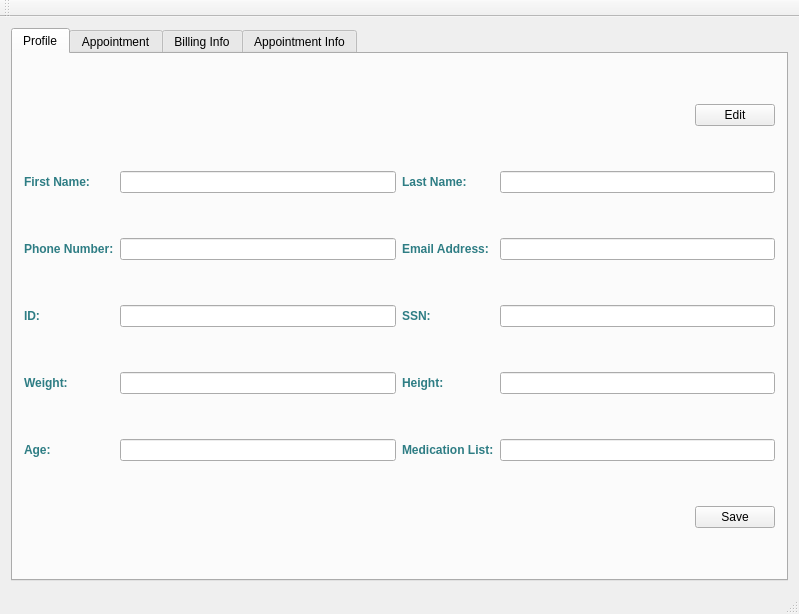
<?xml version="1.0" encoding="UTF-8"?>
<ui version="4.0">
 <class>Menu</class>
 <widget class="QMainWindow" name="Menu">
  <property name="geometry">
   <rect>
    <x>0</x>
    <y>0</y>
    <width>799</width>
    <height>614</height>
   </rect>
  </property>
  <property name="windowTitle">
   <string>Menu</string>
  </property>
  <widget class="QWidget" name="centralWidget">
   <layout class="QHBoxLayout" name="horizontalLayout">
    <item>
     <widget class="QTabWidget" name="tabWidget">
      <property name="currentIndex">
       <number>0</number>
      </property>
      <widget class="QWidget" name="tab_1">
       <attribute name="title">
        <string>Profile</string>
       </attribute>
       <layout class="QGridLayout" name="gridLayout">
        <item row="1" column="3" alignment="Qt::AlignRight">
         <widget class="QPushButton" name="EditBtn">
          <property name="maximumSize">
           <size>
            <width>100</width>
            <height>16777215</height>
           </size>
          </property>
          <property name="text">
           <string>Edit</string>
          </property>
         </widget>
        </item>
        <item row="12" column="3" alignment="Qt::AlignRight">
         <widget class="QPushButton" name="SaveBtn">
          <property name="maximumSize">
           <size>
            <width>100</width>
            <height>16777215</height>
           </size>
          </property>
          <property name="text">
           <string>Save</string>
          </property>
         </widget>
        </item>
        <item row="10" column="0">
         <widget class="QLabel" name="label_9">
          <property name="styleSheet">
           <string notr="true">color: rgb(46, 125, 132);
font-weight: bold;
font: 12pt &quot;Lucida Calligraphy&quot;;</string>
          </property>
          <property name="text">
           <string>Age:</string>
          </property>
         </widget>
        </item>
        <item row="4" column="0">
         <widget class="QLabel" name="label_3">
          <property name="styleSheet">
           <string notr="true">color: rgb(46, 125, 132);
font-weight: bold;
font: 12pt &quot;Lucida Calligraphy&quot;;</string>
          </property>
          <property name="text">
           <string>Phone Number:</string>
          </property>
         </widget>
        </item>
        <item row="4" column="3">
         <widget class="QLineEdit" name="lineEdit_4"/>
        </item>
        <item row="10" column="2">
         <widget class="QLabel" name="label_10">
          <property name="styleSheet">
           <string notr="true">color: rgb(46, 125, 132);
font-weight: bold;
font: 12pt &quot;Lucida Calligraphy&quot;;</string>
          </property>
          <property name="text">
           <string>Medication List:</string>
          </property>
         </widget>
        </item>
        <item row="6" column="2">
         <widget class="QLabel" name="label_6">
          <property name="styleSheet">
           <string notr="true">color: rgb(46, 125, 132);
font-weight: bold;
font: 12pt &quot;Lucida Calligraphy&quot;;</string>
          </property>
          <property name="text">
           <string>SSN:</string>
          </property>
         </widget>
        </item>
        <item row="6" column="0">
         <widget class="QLabel" name="label_5">
          <property name="styleSheet">
           <string notr="true">color: rgb(46, 125, 132);
font-weight: bold;
font: 12pt &quot;Lucida Calligraphy&quot;;</string>
          </property>
          <property name="text">
           <string>ID:</string>
          </property>
         </widget>
        </item>
        <item row="8" column="2">
         <widget class="QLabel" name="label_8">
          <property name="styleSheet">
           <string notr="true">color: rgb(46, 125, 132);
font-weight: bold;
font: 12pt &quot;Lucida Calligraphy&quot;;</string>
          </property>
          <property name="text">
           <string>Height:</string>
          </property>
         </widget>
        </item>
        <item row="6" column="3">
         <widget class="QLineEdit" name="lineEdit_6"/>
        </item>
        <item row="2" column="2">
         <widget class="QLabel" name="label_2">
          <property name="styleSheet">
           <string notr="true">color: rgb(46, 125, 132);
font-weight: bold;
font: 12pt &quot;Lucida Calligraphy&quot;;</string>
          </property>
          <property name="text">
           <string>Last Name:</string>
          </property>
         </widget>
        </item>
        <item row="8" column="0">
         <widget class="QLabel" name="label_7">
          <property name="styleSheet">
           <string notr="true">color: rgb(46, 125, 132);
font-weight: bold;
font: 12pt &quot;Lucida Calligraphy&quot;;</string>
          </property>
          <property name="text">
           <string>Weight:</string>
          </property>
         </widget>
        </item>
        <item row="6" column="1">
         <widget class="QLineEdit" name="lineEdit_5"/>
        </item>
        <item row="10" column="3">
         <widget class="QLineEdit" name="lineEdit_10"/>
        </item>
        <item row="8" column="3">
         <widget class="QLineEdit" name="lineEdit_8"/>
        </item>
        <item row="8" column="1">
         <widget class="QLineEdit" name="lineEdit_7"/>
        </item>
        <item row="2" column="0">
         <widget class="QLabel" name="label_1">
          <property name="styleSheet">
           <string notr="true">color: rgb(46, 125, 132);
font-weight: bold;
font: 12pt &quot;Lucida Calligraphy&quot;;</string>
          </property>
          <property name="text">
           <string>First Name:</string>
          </property>
         </widget>
        </item>
        <item row="10" column="1">
         <widget class="QLineEdit" name="lineEdit_9"/>
        </item>
        <item row="4" column="2">
         <widget class="QLabel" name="label_4">
          <property name="styleSheet">
           <string notr="true">color: rgb(46, 125, 132);
font-weight: bold;
font: 12pt &quot;Lucida Calligraphy&quot;;</string>
          </property>
          <property name="text">
           <string>Email Address:</string>
          </property>
         </widget>
        </item>
        <item row="4" column="1">
         <widget class="QLineEdit" name="lineEdit_3"/>
        </item>
        <item row="2" column="3">
         <widget class="QLineEdit" name="lineEdit_2"/>
        </item>
        <item row="2" column="1">
         <widget class="QLineEdit" name="lineEdit_1"/>
        </item>
       </layout>
      </widget>
      <widget class="QWidget" name="tab_2">
       <attribute name="title">
        <string>Appointment</string>
       </attribute>
       <layout class="QGridLayout" name="gridLayout_2">
        <item row="0" column="0" rowspan="5" colspan="2">
         <widget class="QGroupBox" name="groupBox_1">
          <property name="maximumSize">
           <size>
            <width>350</width>
            <height>16777215</height>
           </size>
          </property>
          <property name="title">
           <string>Select a date to make an appointment.</string>
          </property>
          <layout class="QVBoxLayout" name="verticalLayout_2">
           <item>
            <layout class="QGridLayout" name="gridLayout_3">
             <item row="0" column="0">
              <widget class="QCalendarWidget" name="calendarWidget_1"/>
             </item>
            </layout>
           </item>
           <item>
            <widget class="QPushButton" name="pushButton_15">
             <property name="text">
              <string>Schedule</string>
             </property>
            </widget>
           </item>
          </layout>
         </widget>
        </item>
        <item row="0" column="2" rowspan="5">
         <widget class="QGroupBox" name="groupBox_2">
          <property name="title">
           <string>Select your appointment to cancel.</string>
          </property>
          <layout class="QVBoxLayout" name="verticalLayout">
           <item>
            <widget class="QTableWidget" name="tableWidget">
             <property name="maximumSize">
              <size>
               <width>360</width>
               <height>16777215</height>
              </size>
             </property>
             <row>
              <property name="text">
               <string>New Row</string>
              </property>
             </row>
             <row>
              <property name="text">
               <string>New Row</string>
              </property>
             </row>
             <row>
              <property name="text">
               <string>New Row</string>
              </property>
             </row>
             <row>
              <property name="text">
               <string>New Row</string>
              </property>
             </row>
             <column>
              <property name="text">
               <string>Date</string>
              </property>
             </column>
             <column>
              <property name="text">
               <string>Doctor </string>
              </property>
             </column>
             <column>
              <property name="text">
               <string>Nurse </string>
              </property>
             </column>
            </widget>
           </item>
           <item>
            <widget class="QPushButton" name="pushButton">
             <property name="text">
              <string>Cancel</string>
             </property>
            </widget>
           </item>
          </layout>
         </widget>
        </item>
       </layout>
      </widget>
      <widget class="QWidget" name="tab_3">
       <attribute name="title">
        <string>Billing Info</string>
       </attribute>
       <layout class="QGridLayout" name="gridLayout_6">
        <item row="5" column="0">
         <widget class="QLineEdit" name="lineEdit_13">
          <property name="maximumSize">
           <size>
            <width>300</width>
            <height>50</height>
           </size>
          </property>
         </widget>
        </item>
        <item row="6" column="0">
         <widget class="QLabel" name="label_14">
          <property name="styleSheet">
           <string notr="true">color: rgb(46, 125, 132);
font-weight: bold;
font: 12pt Lucida Calligraphy;</string>
          </property>
          <property name="text">
           <string>Payment Amount:</string>
          </property>
         </widget>
        </item>
        <item row="2" column="0">
         <widget class="QLabel" name="label_12">
          <property name="styleSheet">
           <string notr="true">color: rgb(46, 125, 132);
font-weight: bold;
font: 12pt &quot;Lucida Calligraphy&quot;;</string>
          </property>
          <property name="text">
           <string>Credit Card Number:</string>
          </property>
         </widget>
        </item>
        <item row="7" column="0">
         <widget class="QLineEdit" name="lineEdit_14">
          <property name="minimumSize">
           <size>
            <width>0</width>
            <height>40</height>
           </size>
          </property>
          <property name="maximumSize">
           <size>
            <width>300</width>
            <height>16777215</height>
           </size>
          </property>
         </widget>
        </item>
        <item row="0" column="0">
         <widget class="QLabel" name="label_11">
          <property name="styleSheet">
           <string notr="true">color: rgb(46, 125, 132);
font-weight: bold;
font: 12pt &quot;Lucida Calligraphy&quot;;</string>
          </property>
          <property name="text">
           <string>Insurance Number:</string>
          </property>
         </widget>
        </item>
        <item row="4" column="0">
         <widget class="QLabel" name="label_13">
          <property name="styleSheet">
           <string notr="true">color: rgb(46, 125, 132);
font-weight: bold;
font: 12pt &quot;Lucida Calligraphy&quot;;</string>
          </property>
          <property name="text">
           <string>Billing Amount:</string>
          </property>
         </widget>
        </item>
        <item row="7" column="1">
         <widget class="QPushButton" name="pushButton_14">
          <property name="maximumSize">
           <size>
            <width>100</width>
            <height>200</height>
           </size>
          </property>
          <property name="text">
           <string>Pay</string>
          </property>
         </widget>
        </item>
        <item row="1" column="0">
         <widget class="QLineEdit" name="lineEdit_11">
          <property name="maximumSize">
           <size>
            <width>300</width>
            <height>50</height>
           </size>
          </property>
         </widget>
        </item>
        <item row="3" column="0">
         <widget class="QLineEdit" name="lineEdit_12">
          <property name="maximumSize">
           <size>
            <width>300</width>
            <height>50</height>
           </size>
          </property>
         </widget>
        </item>
       </layout>
      </widget>
      <widget class="QWidget" name="tab_4">
       <attribute name="title">
        <string>Appointment Info</string>
       </attribute>
       <layout class="QGridLayout" name="gridLayout_5">
        <item row="0" column="0">
         <widget class="QCalendarWidget" name="calendarWidget"/>
        </item>
        <item row="0" column="1">
         <widget class="QTreeWidget" name="treeWidget">
          <column>
           <property name="text">
            <string>Date</string>
           </property>
          </column>
          <column>
           <property name="text">
            <string>Doctor</string>
           </property>
          </column>
          <column>
           <property name="text">
            <string>Patient</string>
           </property>
          </column>
          <column>
           <property name="text">
            <string>Nurse</string>
           </property>
          </column>
          <column>
           <property name="text">
            <string>Medication List</string>
           </property>
          </column>
          <column>
           <property name="text">
            <string>Insurance</string>
           </property>
          </column>
          <item>
           <property name="text">
            <string>New Item</string>
           </property>
           <item>
            <property name="text">
             <string>New Subitem</string>
            </property>
           </item>
          </item>
         </widget>
        </item>
       </layout>
      </widget>
     </widget>
    </item>
   </layout>
  </widget>
  <widget class="QToolBar" name="mainToolBar">
   <attribute name="toolBarArea">
    <enum>TopToolBarArea</enum>
   </attribute>
   <attribute name="toolBarBreak">
    <bool>false</bool>
   </attribute>
  </widget>
  <widget class="QStatusBar" name="statusBar"/>
 </widget>
 <layoutdefault spacing="6" margin="11"/>
 <resources/>
 <connections/>
</ui>
